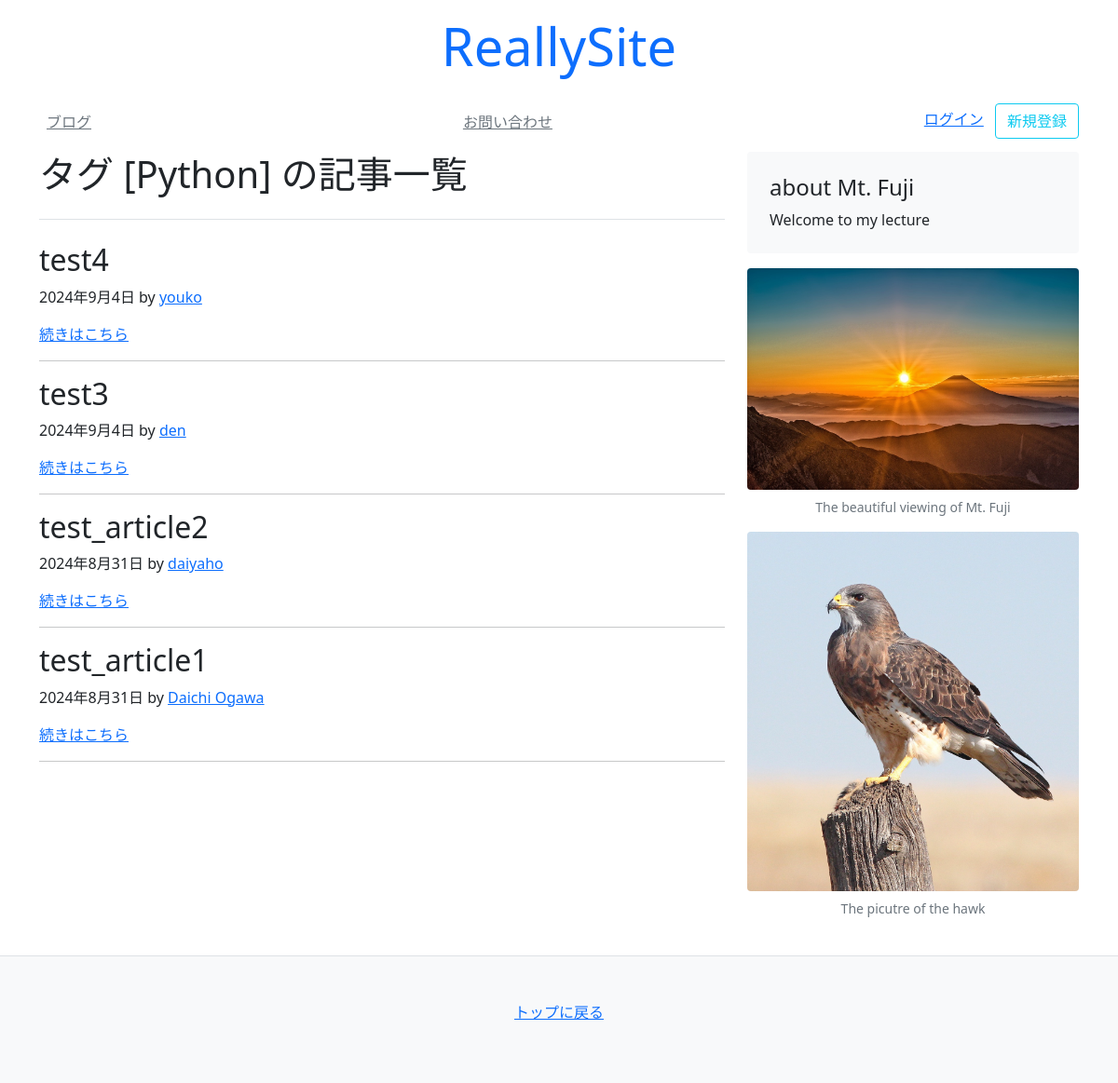
The app's page /blog/tags/python/ with its own data.
### blog/models.py (models this page shows)
class Article(models.Model):
    title = models.CharField(default="",max_length=30)#Article→テーブル名,title→列名
    test= models.CharField(default="",max_length=30)
    author=models.CharField(default="",max_length=30)
    created_at = models.DateField(auto_now_add=True)#データが作成されたときに一度だけ日付を入力
    updated_at = models.DateField(auto_now=True)#アップデートされた場合、毎回日付を入力 列名ができた
    count = models.IntegerField(default=0)#整数型のデータを入れる
    tags = models.ManyToManyField(Tag,blank=True)

### blog/views.py (the view)
# urls.py: path("tags/<slug:slug>/",views.tags),
def tags(request,slug):
    tag = Tag.objects.get(slug=slug)
    articles = tag.article_set.all()#article_setはArticleのインスタンスを取得する
    paginator = Paginator(articles,10)#objの集まりを渡す。２は１ページに表示する記事の上限
    page_number = request.GET.get("page")
    context={
        "page_title": f"タグ [{tag.name}] の記事一覧",
        "page_obj": paginator.get_page(page_number),
        "page_number": page_number,
    }
    return render(request, "blog/blogs.html",context)

### templates/blog/blogs.html (shortened to what this page needs)
{% extends "mysite/base.html" %}
{% block content %}
<main class="container">
    <div class="row">
        <div class="col-md-8">
            <h3 class="pb-4 mb-4 font-italic border-bottom display-6">
                {{ page_title }}
            </h3>
            {% for obj in page_obj %}
            <div class="blog-post">
                <h2 class="blog-post-title">{{ obj.title }}</h2>
                <p class="blog-post-meta">{{ obj.created_at }} by <a href="#">{{ obj.author }}</a></p>
                <a href="/blog/{{obj.id}}">続きはこちら</a>
            </div>
            <hr>
            {% endfor %}
            <br>
        </div>
        {% include 'mysite/snippets/sidebar.html' %}
    </div>
</main>
{% endblock %}

### templates/mysite/base.html (shortened to what this page needs)
<!doctype html>
<html lang="ja">
  <head>
    {% include 'mysite/snippets/head.html' %}
  </head>
  <body>
    {% include 'mysite/snippets/header.html' %}
    {% block content %}
    {% endblock %}
    {% include 'mysite/snippets/footer.html' %}
  </body>
</html>

### templates/mysite/snippets/head.html (shortened to what this page needs)
    <link href="https://cdn.jsdelivr.net/npm/bootstrap@5.0.2/dist/css/bootstrap.min.css" rel="stylesheet">

### templates/mysite/snippets/header.html (shortened to what this page needs)
<div class="container">
    <header class="py-3">
        <div class="row flex-nowrap justify-content-center align-item-center">
            <div class="col-4 text-center">
                <h1 class="display-4 font-italic"><a href="/" class="text-decoration-none">ReallySite</a></h1>
        </div>
    </header>
    <div class="py-1 mb-2">
        <nav class="nav d-flex justify-content-between">
            <a class="p-2 link-secondary" href="/blog/">ブログ</a>
            <a class="p-2 link-secondary" href="/contact/">お問い合わせ</a>
            {% if user.is_authenticated %}
            <div>
                <a class="p-2 link-secondary" href="/logout/">ログアウト</a>
                <a class="p-2 link-secondary" href="/mypage/">マイページ</a>
            </div>
            {% else %}
            <div>
                <a class="p-2 link secondary" href="/login/">ログイン</a>
                <a class="btn btn-outline-info" href="/signup/">新規登録</a>
            </div>
            {% endif %}
        </nav>
    </div>
</div>

### templates/mysite/snippets/sidebar.html
{% load static %}
<aside class="col-md-4">
    <div class="p-4 mb-3 bg-light rounded">
        <h4 class="font-italic">about Mt. Fuji</h4>
        <p class="mb-0"> Welcome to my lecture</p>
    </div>
    <figure class = "figure">
        <img class="figure-img img-fluid rounded" src="{% static 'mysite/mount-fuji.jpg' %}" alt="Mt. Fuji">
        <figcaption class="figure-caption text-center font-italic small">
            The beautiful viewing of Mt. Fuji
        </figcaption>
    </figure>
    <figure class = "figure">
        <img class="figure-img img-fluid rounded" src="{% static 'mysite/hawk.jpg' %}" alt="The Hawk">
        <figcaption class="figure-caption text-center font-italic small">
            The picutre of the hawk
        </figcaption>
    </figure>
</aside>

### templates/mysite/snippets/footer.html
<footer class="border-top py-5 text-center bg-light mt-4">
    <p>
        <a href="/">トップに戻る</a>
    </p>
</footer>

### records on screen
Article: title "test4", created_at "2024年9月4日", author "youko"
Article: title "test3", created_at "2024年9月4日", author "den"
Article: title "test_article2", created_at "2024年8月31日", author "daiyaho"
Article: title "test_article1", created_at "2024年8月31日", author "Daichi Ogawa"

### other values on screen
{{ page_title }} "タグ [Python] の記事一覧"
